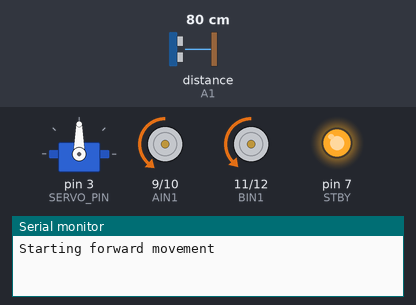
This sketch was run on a simulated Arduino Uno, built with avr-gcc and run on an emulated ATmega328P. On the bench: servo, motor-driver pin pairs drawn as motors (green arrow = first pin HIGH = forward, orange = second pin HIGH = backward, longer = more drive, scaled by the enable pin, stopped while the standby pin is LOW), output pins drawn as LEDs (lit = HIGH), the last lines printed to the serial monitor. Wiring (inferred from the names in the program): ultrasonic range finder: trigger A0; echo A1. The test bench sets the inputs (shaded band); at power-on: distance to the obstacle (sensor on A1) 80 cm. The echo pulse lasts 58.3 µs per cm; pins used as bus, display or sensor lines are not drawn.

Above: at 1.6 s.
1.7 s: distance to the obstacle (sensor on A1) set to 34 cm
3.2 s: distance to the obstacle (sensor on A1) set to 27 cm
At 3.72 s:
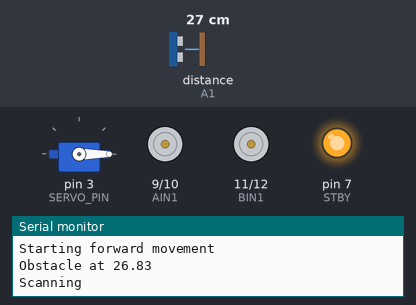
At 4.4 s:
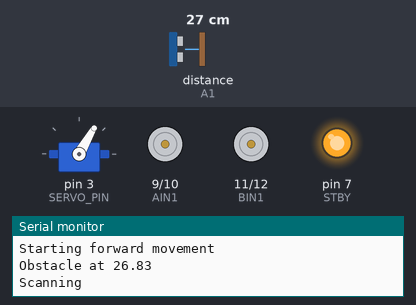
6.2 s: distance to the obstacle (sensor on A1) set to 24 cm
At 7.02 s:
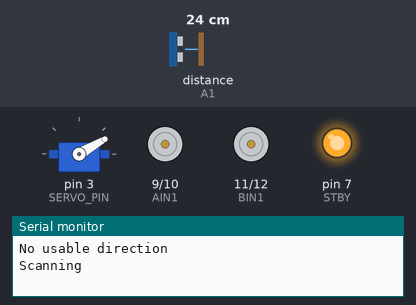
9.2 s: distance to the obstacle (sensor on A1) set to 120 cm
12.2 s: distance to the obstacle (sensor on A1) set to 9 cm
At 12.83 s:
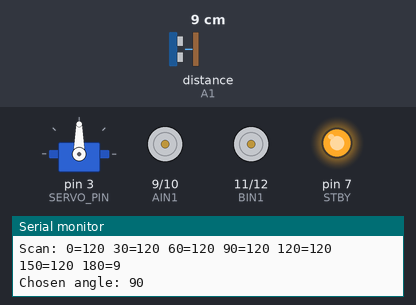
15.2 s: distance to the obstacle (sensor on A1) set to 33 cm
18.2 s: distance to the obstacle (sensor on A1) set to 39 cm
Timing chart, 0 to 21.2 s (numbered marks = the images above; inputs shaded):
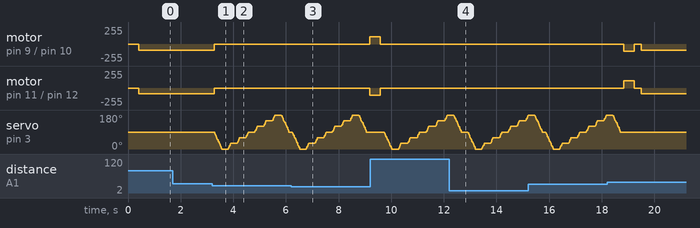

Measured:
- the behaviour switches between 31 and 30 cm on distance to the obstacle (sensor on A1) (found by bisection; images 0 and 1)
- the behaviour switches between 26 and 25 cm on distance to the obstacle (sensor on A1) (found by bisection; images 2 and 3)
- after the input at 3.2 s, motor on pin 9 (AIN1) / pin 10 (AIN2): backward 95/255 → stopped after 0.07 s; motor on pin 11 (BIN1) / pin 12 (BIN2): backward 89/255 → stopped after 0.07 s
- after the input at 6.2 s, motor on pin 9 (AIN1) / pin 10 (AIN2): stopped → forward 110/255 after 3.0 s; motor on pin 11 (BIN1) / pin 12 (BIN2): stopped → backward 110/255 after 3.0 s
- after the input at 12.2 s, motor on pin 9 (AIN1) / pin 10 (AIN2): stays stopped (without the input it goes to backward 95/255 after 0.75 s); motor on pin 11 (BIN1) / pin 12 (BIN2): stays stopped (without the input it goes to backward 89/255 after 0.75 s)

The sketch:

msb1.ino
```cpp
#include <Servo.h>
// ==================== PINS ====================
const byte PWMA = 5, AIN1 = 9, AIN2 = 10;  // Right motor
const byte PWMB = 6, BIN1 = 11, BIN2 = 12; // Left motor
const byte STBY = 7;
const byte SERVO_PIN = 3;
const byte TRIG = A0, ECHO = A1;
// Reverse a motor's electrical direction if required.
const bool INVERT_LEFT = true;
const bool INVERT_RIGHT = true;
// ==================== SERVO SCAN ====================
Servo head;
const byte FRONT = 90;
// Scan the complete servo range in 30-degree increments.
const byte ANGLES[] = {0, 30, 60, 90, 120, 150, 180};
const byte N_ANGLES = sizeof(ANGLES) / sizeof(ANGLES[0]);
const byte SERVO_STEP_DEG = 3;
const unsigned long SERVO_STEP_MS = 10;
const unsigned long SERVO_SETTLE_MS = 120;
// ==================== MOTOR CALIBRATION ====================
const int LEFT_SPEED = 89;
const int RIGHT_SPEED = 95;
const int TURN_SPEED = 65;
const int TURN_KICK_SPEED = 110;
const unsigned long TURN_KICK_MS = 40;
const float TURN_MS_PER_DEGREE = 4.4;
const float LEFT_TURN_TRIM = 1.00;
const float RIGHT_TURN_TRIM = 1.00;
const byte NUDGE_TURN_DEG = 15;
const byte ESCAPE_TURN_DEG = 90;
// ==================== NAVIGATION ====================
const float STOP_CM = 30.0;
const float FALLBACK_CM = 35.0;
const float SAFE_CM = 40.0;
const float TURN_PENALTY_PER_DEG = 0.25f;
const float UNKNOWN_NEIGHBOR_PENALTY = 20.0f;
const unsigned long FRONT_CHECK_MS = 70;
const unsigned long REVERSE_MS = 200;
const unsigned long TURN_SETTLE_MS = 150;
const unsigned long BLOCKED_MS = 1500;
const unsigned long SAMPLE_GAP_MS = 60;
const unsigned long ECHO_TIMEOUT_US = 12000UL;
const byte SAMPLES_PER_POINT = 3;
const byte MIN_VALID_SAMPLES = 2;
const byte MAX_SCAN_RETRIES = 1;
const byte MAX_ESCAPES = 4;
const byte MAX_NUDGES = 4;
const byte MAX_BACKUPS = 2;
// ==================== STATES ====================
enum State {
  DRIVE,
  SCAN_MOVE,
  SCAN_SETTLE,
  SAMPLING,
  CENTER_SERVO,
  CENTER_SETTLE,
  TURNING,
  TURN_SETTLE,
  BACKUP,
  BLOCKED
};
State state = DRIVE;
unsigned long deadline = 0;
unsigned long nextFrontCheck = 0;
unsigned long lastServoStep = 0;
unsigned long kickEnd = 0;
int servoPosition = FRONT;
int servoTarget = FRONT;
float front = -1;
float scanDistances[N_ANGLES];
float samples[SAMPLES_PER_POINT];
byte scanIndex = 0;
byte sampleCount = 0;
byte validCount = 0;
bool samplingForScan = true;
bool kicking = false;
bool rescanAfterTurn = false;
int turnDir = 0;
int lastTurnDir = 0;
int lastEscapeDir = 1;
byte scanRetries = 0;
byte escapeCount = 0;
byte nudgeCount = 0;
byte backupCount = 0;
// ==================== MOTOR CONTROL ====================
void motor(byte pwm, byte in1, byte in2,
           int speed, bool invert) {
  if (invert) speed = -speed;
  speed = constrain(speed, -255, 255);
  analogWrite(pwm, 0);
  digitalWrite(in1, speed >= 0 ? HIGH : LOW);
  digitalWrite(in2, speed >= 0 ? LOW : HIGH);
  analogWrite(pwm, abs(speed));
}
void drive(int left, int right) {
  motor(PWMA, AIN1, AIN2, right, INVERT_RIGHT);
  motor(PWMB, BIN1, BIN2, left, INVERT_LEFT);
}
void stopCar() {
  analogWrite(PWMA, 0);
  analogWrite(PWMB, 0);
}
void forward() {
  drive(LEFT_SPEED, RIGHT_SPEED);
}
void reverseCar() {
  drive(-LEFT_SPEED, -RIGHT_SPEED);
}
void spin(int dir, int speed) {
  // +1 = left, -1 = right
  drive(-dir * speed, dir * speed);
}
// ==================== SERVO CONTROL ====================
void setServoTarget(int angle) {
  servoTarget = constrain(angle, 0, 180);
}
bool updateServo() {
  unsigned long now = millis();
  if (servoPosition == servoTarget) return true;
  if (now - lastServoStep < SERVO_STEP_MS) return false;
  lastServoStep = now;
  if (servoPosition < servoTarget) {
    servoPosition = min(servoPosition + SERVO_STEP_DEG,
                        servoTarget);
  } else {
    servoPosition = max(servoPosition - SERVO_STEP_DEG,
                        servoTarget);
  }
  head.write(servoPosition);
  return servoPosition == servoTarget;
}
// ==================== ULTRASONIC ====================
float distanceCM() {
  digitalWrite(TRIG, LOW);
  delayMicroseconds(2);
  digitalWrite(TRIG, HIGH);
  delayMicroseconds(10);
  digitalWrite(TRIG, LOW);
  unsigned long duration =
      pulseIn(ECHO, HIGH, ECHO_TIMEOUT_US);
  if (duration == 0) return -1;
  float cm = duration / 58.0f;
  if (cm < 2 || cm > 400) return -1;
  return cm;
}
// ==================== SAMPLING ====================
void beginSampling(bool forScan) {
  samplingForScan = forScan;
  sampleCount = 0;
  validCount = 0;
  deadline = millis();
  state = SAMPLING;
}
float sampledDistance() {
  if (validCount < MIN_VALID_SAMPLES) return -1;
  // Three valid readings: median rejects isolated outliers.
  if (validCount == 3) {
    float a = samples[0];
    float b = samples[1];
    float c = samples[2];
    if (a > b) { float t = a; a = b; b = t; }
    if (b > c) { float t = b; b = c; c = t; }
    if (a > b) { float t = a; a = b; b = t; }
    return b;
  }
  // Two valid readings: use the closer one conservatively.
  float a = 9999;
  float b = 9999;
  for (byte i = 0; i < SAMPLES_PER_POINT; i++) {
    if (samples[i] >= 0) {
      if (samples[i] < a) {
        b = a;
        a = samples[i];
      } else if (samples[i] < b) {
        b = samples[i];
      }
    }
  }
  return min(a, b);
}
void finishSampling();
// ==================== SCANNING ====================
void startScan() {
  stopCar();
  for (byte i = 0; i < N_ANGLES; i++) {
    scanDistances[i] = -1;
  }
  scanIndex = 0;
  setServoTarget(ANGLES[scanIndex]);
  state = SCAN_MOVE;
  Serial.println(F("Scanning"));
}
void recordReading(float d) {
  scanDistances[scanIndex] = d;
  scanIndex++;
  if (scanIndex >= N_ANGLES) {
    setServoTarget(FRONT);
    state = CENTER_SERVO;
  } else {
    setServoTarget(ANGLES[scanIndex]);
    state = SCAN_MOVE;
  }
}
// ==================== TURNING ====================
void startTurn(int dir, int degrees) {
  stopCar();
  float trim = (dir > 0)
                   ? LEFT_TURN_TRIM
                   : RIGHT_TURN_TRIM;
  unsigned long duration =
      (unsigned long)(degrees * TURN_MS_PER_DEGREE * trim);
  turnDir = dir;
  lastTurnDir = dir;
  Serial.print(dir > 0 ? F("Left turn: ") : F("Right turn: "));
  Serial.print(degrees);
  Serial.print(F(" deg, "));
  Serial.print(duration);
  Serial.println(F(" ms"));
  if (TURN_KICK_MS > 0 && duration > TURN_KICK_MS) {
    spin(dir, TURN_KICK_SPEED);
    kicking = true;
    kickEnd = millis() + TURN_KICK_MS;
  } else {
    spin(dir, TURN_SPEED);
    kicking = false;
  }
  deadline = millis() + duration;
  state = TURNING;
}
// ==================== DIRECTION SELECTION ====================
int pickBest(float minClear) {
  int best = -1;
  float bestScore = -1000.0f;
  for (byte i = 0; i < N_ANGLES; i++) {
    float d = scanDistances[i];
    int angle = ANGLES[i];
    // Unknown readings and insufficient clearance are rejected.
    if (d < minClear) continue;
    int offset = abs(angle - FRONT);
    float score = min(d, 150.0f)
                  - offset * TURN_PENALTY_PER_DEG;
    if (angle == FRONT) {
      // FRONT is an interior sample; guard indices for safety anyway.
      if (i == 0 || i + 1 >= N_ANGLES) continue;
      float leftD = scanDistances[i - 1];
      float rightD = scanDistances[i + 1];
      if (leftD < 0 || rightD < 0) continue;
      if (leftD <= STOP_CM || rightD <= STOP_CM) continue;
      score += min(leftD, 100.0f) * 0.15f;
      score += min(rightD, 100.0f) * 0.15f;
    } else {
      // Check the neighbor farther from the front direction.
      int outer = (angle > FRONT) ? (int)i + 1 : (int)i - 1;
      if (outer >= 0 && outer < (int)N_ANGLES) {
        float neighbor = scanDistances[outer];
        if (neighbor < 0) {
          score -= UNKNOWN_NEIGHBOR_PENALTY;
        } else if (neighbor <= STOP_CM) {
          continue;
        } else {
          score += min(neighbor, 100.0f) * 0.15f;
        }
      } else {
        // At 0 or 180 degrees, no farther-out sample exists.
        score -= UNKNOWN_NEIGHBOR_PENALTY;
      }
    }
    if (score > bestScore) {
      bestScore = score;
      best = i;
    }
  }
  return best;
}
void escape() {
  if (escapeCount >= MAX_ESCAPES) {
    escapeCount = 0;
    stopCar();
    deadline = millis() + BLOCKED_MS;
    state = BLOCKED;
    Serial.println(F("No safe path; pausing"));
    return;
  }
  escapeCount++;
  if (escapeCount == 1) {
    float leftBest = 0;
    float rightBest = 0;
    for (byte i = 0; i < N_ANGLES; i++) {
      float d = scanDistances[i];
      if (d < 0) continue;
      if (ANGLES[i] > FRONT) {
        leftBest = max(leftBest, d);
      } else if (ANGLES[i] < FRONT) {
        rightBest = max(rightBest, d);
      }
    }
    if (leftBest > rightBest) lastEscapeDir = 1;
    else if (rightBest > leftBest) lastEscapeDir = -1;
    else lastEscapeDir = -lastEscapeDir;
  }
  rescanAfterTurn = true;
  nudgeCount = 0;
  startTurn(lastEscapeDir, ESCAPE_TURN_DEG);
}
void decideDirection() {
  Serial.print(F("Scan:"));
  for (byte i = 0; i < N_ANGLES; i++) {
    Serial.print(' ');
    Serial.print(ANGLES[i]);
    Serial.print('=');
    if (scanDistances[i] < 0) Serial.print(F("UNK"));
    else Serial.print(scanDistances[i], 0);
  }
  Serial.println();
  int best = pickBest(SAFE_CM);
  if (best < 0) {
    best = pickBest(FALLBACK_CM);
  }
  if (best < 0) {
    Serial.println(F("No usable direction"));
    if (scanRetries < MAX_SCAN_RETRIES) {
      scanRetries++;
      startScan();
    } else {
      scanRetries = 0;
      escape();
    }
    return;
  }
  scanRetries = 0;
  nudgeCount = 0;
  rescanAfterTurn = false;
  int chosen = ANGLES[best];
  Serial.print(F("Chosen angle: "));
  Serial.println(chosen);
  if (chosen == FRONT) {
    lastTurnDir = 0;
    beginSampling(false);
    return;
  }
  int dir = (chosen > FRONT) ? 1 : -1;
  int scanOffset = abs(chosen - FRONT);
  // Favor roughly 90-degree turns for side routes, while allowing
  // 30-degree corrections when the selected direction is near-forward.
  int degrees = (scanOffset >= 60) ? 90 : 30;
  startTurn(dir, degrees);
}
// ==================== FRONT VERIFICATION ====================
void handleFrontCheck(float d) {
  front = d;
  Serial.print(F("Front check: "));
  Serial.println(front);
  // Unknown or too close: never drive forward.
  if (front > STOP_CM) {
    nudgeCount = 0;
    escapeCount = 0;
    backupCount = 0;
    forward();
    nextFrontCheck = millis() + FRONT_CHECK_MS;
    state = DRIVE;
    return;
  }
  if (lastTurnDir != 0 && nudgeCount < MAX_NUDGES) {
    nudgeCount++;
    Serial.println(F("Still blocked; nudging"));
    startTurn(lastTurnDir, NUDGE_TURN_DEG);
    return;
  }
  nudgeCount = 0;
  startScan();
}
void finishSampling() {
  float result = sampledDistance();
  if (samplingForScan) {
    recordReading(result);
  } else {
    handleFrontCheck(result);
  }
}
// ==================== OBSTACLE RESPONSE ====================
void haltAndScan(float d) {
  stopCar();
  if (d >= 0 && d < 10.0f && backupCount < MAX_BACKUPS) {
    backupCount++;
    Serial.println(F("Very close; reversing briefly"));
    reverseCar();
    deadline = millis() + REVERSE_MS;
    state = BACKUP;
    return;
  }
  startScan();
}
// ==================== SETUP ====================
void setup() {
  Serial.begin(115200);
  pinMode(STBY, OUTPUT);
  pinMode(PWMA, OUTPUT);
  pinMode(AIN1, OUTPUT);
  pinMode(AIN2, OUTPUT);
  pinMode(PWMB, OUTPUT);
  pinMode(BIN1, OUTPUT);
  pinMode(BIN2, OUTPUT);
  pinMode(TRIG, OUTPUT);
  pinMode(ECHO, INPUT);
  digitalWrite(TRIG, LOW);
  digitalWrite(STBY, LOW);
  stopCar();
  head.attach(SERVO_PIN);
  head.write(FRONT);
  delay(400);
  digitalWrite(STBY, HIGH);
  Serial.println(F("Starting forward movement"));
  // Start moving straight immediately.
  forward();
  // Enable front-obstacle detection immediately.
  nextFrontCheck = millis();
  state = DRIVE;
}
// ==================== MAIN LOOP ====================
void loop() {
  unsigned long now = millis();
  switch (state) {
    case DRIVE:
      if ((long)(now - nextFrontCheck) >= 0) {
        front = distanceCM();
        if (front < 0) {
          delay(SAMPLE_GAP_MS);
          front = distanceCM();
        }
        nextFrontCheck = millis() + FRONT_CHECK_MS;
        if (front < 0) {
          Serial.println(F("Front unknown"));
          haltAndScan(-1);
        } else if (front <= STOP_CM) {
          Serial.print(F("Obstacle at "));
          Serial.println(front);
          haltAndScan(front);
        } else {
          forward();
        }
      }
      break;
    case SCAN_MOVE:
      if (updateServo()) {
        deadline = millis() + SERVO_SETTLE_MS;
        state = SCAN_SETTLE;
      }
      break;
    case SCAN_SETTLE:
      if ((long)(now - deadline) >= 0) {
        beginSampling(true);
      }
      break;
    case SAMPLING:
      if ((long)(now - deadline) >= 0) {
        float d = distanceCM();
        samples[sampleCount] = d;
        if (d >= 0) validCount++;
        sampleCount++;
        if (sampleCount < SAMPLES_PER_POINT) {
          deadline = millis() + SAMPLE_GAP_MS;
        } else {
          finishSampling();
        }
      }
      break;
    case CENTER_SERVO:
      if (updateServo()) {
        deadline = millis() + SERVO_SETTLE_MS;
        state = CENTER_SETTLE;
      }
      break;
    case CENTER_SETTLE:
      if ((long)(now - deadline) >= 0) {
        decideDirection();
      }
      break;
    case TURNING:
      if (kicking && (long)(now - kickEnd) >= 0) {
        spin(turnDir, TURN_SPEED);
        kicking = false;
      }
      if ((long)(now - deadline) >= 0) {
        stopCar();
        kicking = false;
        deadline = millis() + TURN_SETTLE_MS;
        state = TURN_SETTLE;
      }
      break;
    case TURN_SETTLE:
      if ((long)(now - deadline) >= 0) {
        if (rescanAfterTurn) {
          startScan();
        } else {
          beginSampling(false);
        }
      }
      break;
    case BACKUP:
      if ((long)(now - deadline) >= 0) {
        stopCar();
        startScan();
      }
      break;
    case BLOCKED:
      if ((long)(now - deadline) >= 0) {
        scanRetries = 0;
        escapeCount = 0;
        nudgeCount = 0;
        backupCount = 0;
        startScan();
      }
      break;
  }
}
```
